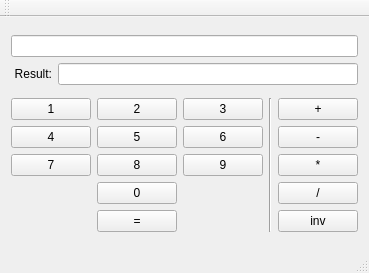
<?xml version="1.0" encoding="UTF-8"?>
<ui version="4.0">
 <class>MainWindow</class>
 <widget class="QMainWindow" name="MainWindow">
  <property name="geometry">
   <rect>
    <x>0</x>
    <y>0</y>
    <width>338</width>
    <height>273</height>
   </rect>
  </property>
  <property name="windowTitle">
   <string>MainWindow</string>
  </property>
  <widget class="QWidget" name="centralWidget">
   <layout class="QGridLayout" name="gridLayout_2">
    <item row="0" column="0" colspan="2">
     <layout class="QVBoxLayout" name="verticalLayout_2">
      <item>
       <layout class="QHBoxLayout" name="horizontalLayout">
        <item>
         <widget class="QLineEdit" name="expression"/>
        </item>
       </layout>
      </item>
      <item>
       <layout class="QHBoxLayout" name="horizontalLayout_3">
        <item>
         <widget class="QLabel" name="label">
          <property name="text">
           <string> Result:</string>
          </property>
          <property name="alignment">
           <set>Qt::AlignRight|Qt::AlignTrailing|Qt::AlignVCenter</set>
          </property>
         </widget>
        </item>
        <item>
         <widget class="QLineEdit" name="result_out"/>
        </item>
       </layout>
      </item>
     </layout>
    </item>
    <item row="1" column="0" colspan="2">
     <layout class="QGridLayout" name="gridLayout">
      <item row="0" column="0">
       <widget class="QPushButton" name="one">
        <property name="text">
         <string>1</string>
        </property>
       </widget>
      </item>
      <item row="3" column="4">
       <widget class="QPushButton" name="division">
        <property name="text">
         <string>/</string>
        </property>
       </widget>
      </item>
      <item row="3" column="1">
       <widget class="QPushButton" name="zero">
        <property name="text">
         <string>0</string>
        </property>
       </widget>
      </item>
      <item row="2" column="2">
       <widget class="QPushButton" name="nine">
        <property name="text">
         <string>9</string>
        </property>
       </widget>
      </item>
      <item row="4" column="4">
       <widget class="QPushButton" name="inversia">
        <property name="text">
         <string>inv</string>
        </property>
       </widget>
      </item>
      <item row="2" column="0">
       <widget class="QPushButton" name="seven">
        <property name="text">
         <string>7</string>
        </property>
       </widget>
      </item>
      <item row="1" column="0">
       <widget class="QPushButton" name="four">
        <property name="text">
         <string>4</string>
        </property>
       </widget>
      </item>
      <item row="0" column="2">
       <widget class="QPushButton" name="three">
        <property name="text">
         <string>3</string>
        </property>
       </widget>
      </item>
      <item row="1" column="1">
       <widget class="QPushButton" name="five">
        <property name="text">
         <string>5</string>
        </property>
       </widget>
      </item>
      <item row="0" column="1">
       <widget class="QPushButton" name="two">
        <property name="text">
         <string>2</string>
        </property>
       </widget>
      </item>
      <item row="1" column="2">
       <widget class="QPushButton" name="six">
        <property name="text">
         <string>6</string>
        </property>
       </widget>
      </item>
      <item row="2" column="1">
       <widget class="QPushButton" name="eigth">
        <property name="text">
         <string>8</string>
        </property>
       </widget>
      </item>
      <item row="2" column="4">
       <widget class="QPushButton" name="multi">
        <property name="text">
         <string>*</string>
        </property>
       </widget>
      </item>
      <item row="0" column="4">
       <widget class="QPushButton" name="plus">
        <property name="text">
         <string>+</string>
        </property>
       </widget>
      </item>
      <item row="1" column="4">
       <widget class="QPushButton" name="minus">
        <property name="text">
         <string>-</string>
        </property>
       </widget>
      </item>
      <item row="0" column="3" rowspan="5">
       <widget class="Line" name="line">
        <property name="orientation">
         <enum>Qt::Vertical</enum>
        </property>
       </widget>
      </item>
      <item row="4" column="1">
       <widget class="QPushButton" name="result">
        <property name="text">
         <string>=</string>
        </property>
       </widget>
      </item>
     </layout>
    </item>
   </layout>
  </widget>
  <widget class="QMenuBar" name="menuBar">
   <property name="geometry">
    <rect>
     <x>0</x>
     <y>0</y>
     <width>338</width>
     <height>21</height>
    </rect>
   </property>
  </widget>
  <widget class="QToolBar" name="mainToolBar">
   <attribute name="toolBarArea">
    <enum>TopToolBarArea</enum>
   </attribute>
   <attribute name="toolBarBreak">
    <bool>false</bool>
   </attribute>
  </widget>
  <widget class="QStatusBar" name="statusBar"/>
 </widget>
 <layoutdefault spacing="6" margin="11"/>
 <resources/>
 <connections/>
</ui>
